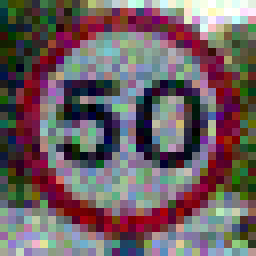
#> input picture gauss_signs/50_speed_limit.png, 32 x 32 px, found by its file name (shown 8 times larger)
$ python addNoiseToImage.py
#> lines starting #> are read from the running program, lines starting #| are printed output that depends on the picture
import numpy as np
import os
import cv2
from PIL import Image
import matplotlib.image as mpimg

image_string = input("Please choose an image to add noise to: \n")
#> the answer given: gauss_signs/50_speed_limit.png
image = cv2.imread("unperterbed_signs/" + image_string)
#> image is the input picture: shape (32, 32, 3); mean B, G, R 98.1, 94.8, 109.1

img_arr = np.array(image)

#noise_type = input(
 #   "Will you be adding Gaussian noise, salt-and-pepper noise, poisson noise, speckle noise, or random noise " +
  #  "speckle noise? Type 1 for Gaussian, 2 for salt-and-pepper, 3 for poisson, 4 for speckle, 5 for random:\n")

#if noise_type == "1":	#Gaussian Noise
row,col,ch = img_arr.shape
#> row = 32; col = 32; ch = 3
mean = 0
var = 25	#edit this to change amt of noise
sigma = var#**0.5
gauss = np.random.normal(mean,sigma,(row,col,ch))
noisy_img = image + gauss
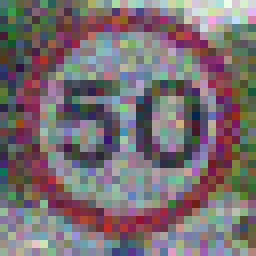
#> noisy_img: shape (32, 32, 3) float64 (shown 8 times larger); mean B, G, R 98.2, 93.7, 108; drawn with min black and max white
cv2.imwrite("gauss_signs/" + image_string, noisy_img)
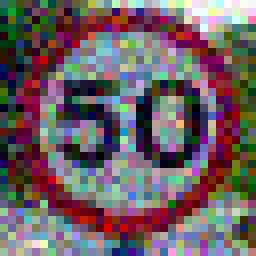
#> saved as 50_speed_limit.png: shape (32, 32, 3) (shown 8 times larger); mean B, G, R 98.8, 95.1, 108.4


#elif noise_type == "2":	#Salt and Pepper Noise
row,col,ch = img_arr.shape
s_vs_p = 0.5
amount = 0.1	#edit this to change amt of noise
out = np.copy(img_arr)
# Salt mode
num_salt = np.ceil(amount * img_arr.size * s_vs_p)
#> num_salt = 154
coords = [np.random.randint(0, i - 1, int(num_salt))
    for i in img_arr.shape]
out[coords] = 1
# Pepper mode
num_pepper = np.ceil(amount* img_arr.size * (1. - s_vs_p))
#> num_pepper = 154
coords = [np.random.randint(0, i - 1, int(num_pepper))
    for i in img_arr.shape]
out[coords] = 0
noisy_img = out
cv2.imwrite("salt_and_pep_signs/" + image_string, noisy_img)

#elif noise_type == "3":	#Poisson Noise
vals = len(np.unique(img_arr))
#> vals = 249
vals = 2 ** np.ceil(np.log2(vals))
#> vals = 256
noisy = np.random.poisson(img_arr * vals) / float(vals) #edit this to change noise level
#noisy = np.random.poisson(150, image.shape) #edit this to change noise level
noisy_img = noisy + image
cv2.imwrite("poisson_signs/" + image_string, noisy_img)
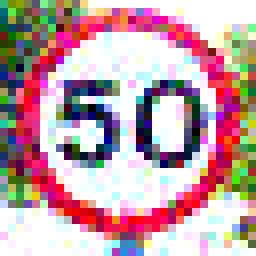
#> saved as 50_speed_limit.png: shape (32, 32, 3) (shown 8 times larger); mean B, G, R 166.2, 160.2, 192.6

#elif noise_type =="4":	#Speckle Noise
row,col,ch = img_arr.shape
noise = np.random.randn(row,col,ch)
noisy_img = image + image*noise
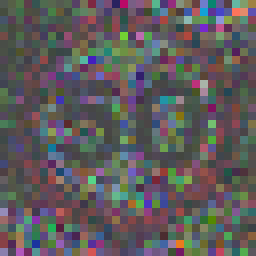
#> noisy_img: shape (32, 32, 3) float64 (shown 8 times larger); mean B, G, R 100, 91.7, 108.9; drawn with min black and max white
cv2.imwrite("speckle_signs/" + image_string, noisy_img)
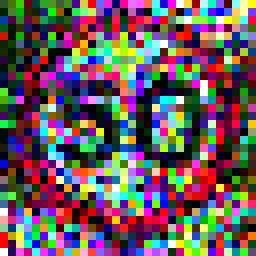
#> saved as 50_speed_limit.png: shape (32, 32, 3) (shown 8 times larger); mean B, G, R 92.2, 87.9, 104

#elif noise_type == "5":	#Random distributed noise
noise = np.random.randint(50, size = img_arr.shape, dtype = 'uint8')
noisy_img = image + noise
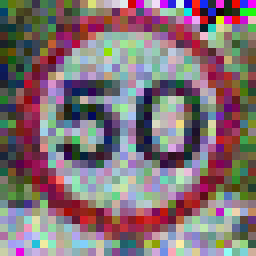
#> noisy_img: shape (32, 32, 3) (shown 8 times larger); mean B, G, R 117.8, 113.2, 129.1
cv2.imwrite("random_noise_signs/" + image_string, noisy_img)

$ run again, on gauss_signs/intersection.png
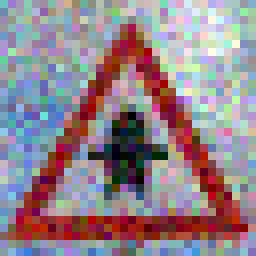
#> input picture gauss_signs/intersection.png, 32 x 32 px, found by its file name (shown 8 times larger)
#> image is the input picture: shape (32, 32, 3); mean B, G, R 140.3, 132.2, 147
#> `cv2.imwrite("gauss_signs/" + image_string, noisy_img)`:
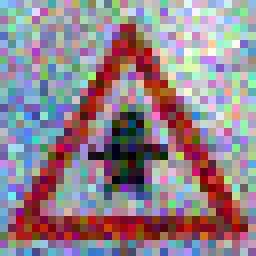
#> saved as intersection.png: shape (32, 32, 3) (shown 8 times larger); mean B, G, R 140.5, 131.2, 146
#> `vals = len(np.unique(img_arr))`: vals = 253
#> `vals = 2 ** np.ceil(np.log2(vals))`: vals = 256
#> `noisy_img = image + noise`:
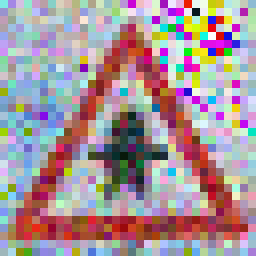
#> noisy_img: shape (32, 32, 3) (shown 8 times larger); mean B, G, R 153.4, 147.2, 166.8
